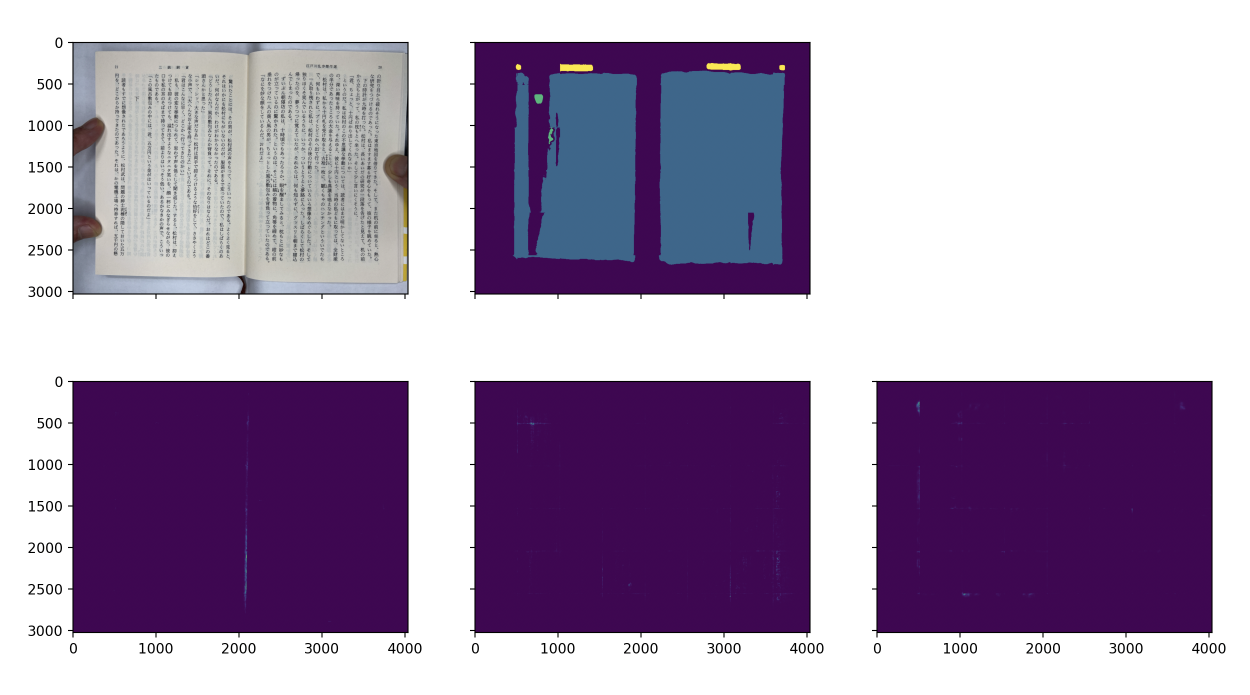
#> input picture pic/sample8.png, 2500 x 1390 px, given in place of out.png, which was not available (shown at 1/2 size)
$ python draw_deco.py out.png
#> lines starting #> are read from the running program, lines starting #| are printed output that depends on the picture; pictures that were not available may be replaced by others from this repository, and a replacement may not be noted
from PIL import Image, ImageDraw
import numpy as np
import matplotlib.pyplot as plt
from matplotlib.widgets import Slider, Button, RadioButtons
import sys, os

try:
    from pillow_heif import register_heif_opener
    register_heif_opener()
#> (this line was passed over: pillow_heif is not available in this run)
except ImportError:
    pass

if len(sys.argv) != 2:
    print("Usage: python draw_deco.py <target_file>")
    sys.exit(1)

target_file = sys.argv[1]

im0 = Image.open(target_file).convert('RGB')
im = np.array(im0)

def rgb_to_y(r, g, b):
    return 0.299 * r + 0.587 * g + 0.114 * b
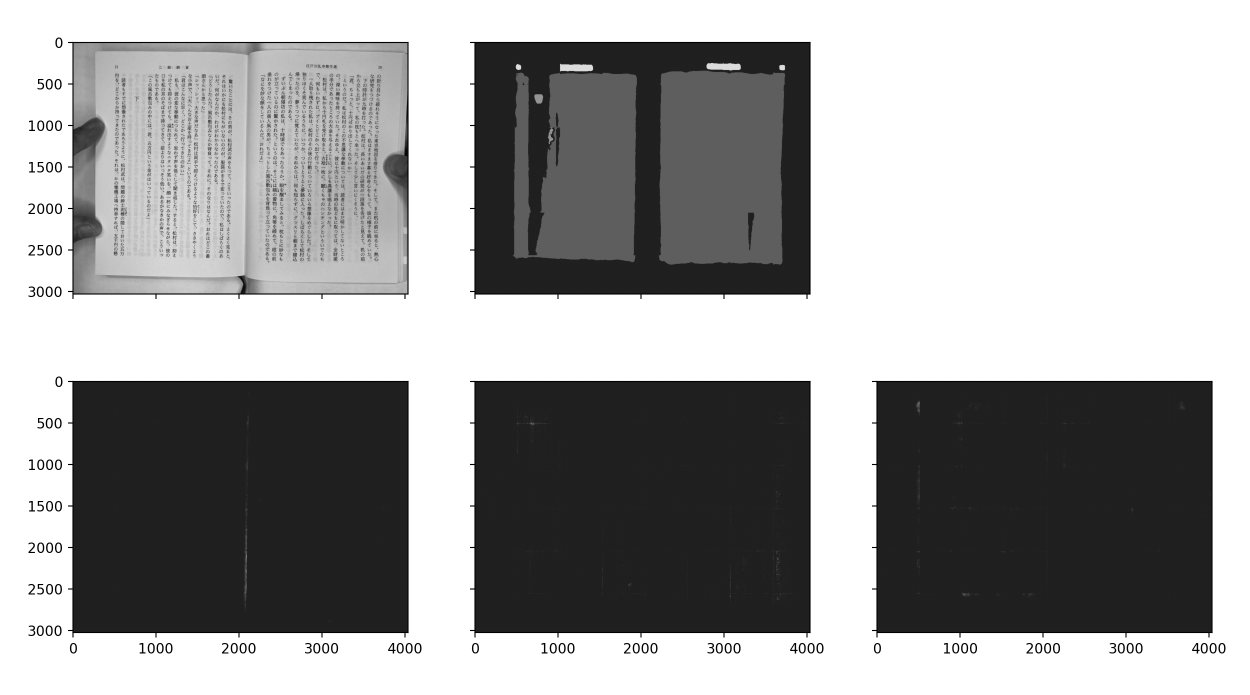
#> returned value: shape (1390, 2500) float64 (shown at 1/2 size); min 0, max 255, mean 161.8

im_y = rgb_to_y(im[:, :, 0], im[:, :, 1], im[:, :, 2])
if os.path.exists(target_file + '.decorate.png'):
    rimline0 = Image.open(target_file + '.decorate.png').convert('L')
    rim_map = np.array(rimline0) > 0
else:
    rim_map = np.zeros(im_y.shape, dtype=bool)
prev_rim_map = rim_map

fig = plt.figure("(Decorate) Space: save, u: undo")
grid = fig.add_gridspec(30, 10, left=0, right=1, top=1, bottom=0)
ax = fig.add_subplot(grid[2:, :])
ax_button = fig.add_subplot(grid[0, 0])
ax_button2 = fig.add_subplot(grid[0, 1])
ax_slider_y = fig.add_subplot(grid[0, 3:7])
ax_slider_dist = fig.add_subplot(grid[1, 3:7])
ax_radio = fig.add_subplot(grid[0:2, 8])
ax_button = Button(ax_button, 'Pen')
ax_button2 = Button(ax_button2, 'Fill')
ax_slider_y = Slider(ax_slider_y, 'Y threshold', 0, 255, valinit=50, valstep=1)
ax_slider_dist = Slider(ax_slider_dist, 'dist', 1, 25, valinit=1, valstep=1)
ax_radio = RadioButtons(ax_radio, ['range','high','low'])
fig2 = plt.figure()
ax2 = fig2.add_subplot(1, 1, 1, sharex=ax, sharey=ax)
ax.imshow(np.where(rim_map[:, :, None], [255, 0, 0], im))
ax2.imshow(rim_map)
pen_mode = True
rect_mode = False
line_points = []
closed = False

# [186 lines left out: functions drawimage, on_button_click, on_button2_click, on_press, onclick, not called in this run]

ax_button.on_clicked(on_button_click)
ax_button2.on_clicked(on_button2_click)

fig.canvas.mpl_connect('button_press_event', onclick)
fig.canvas.mpl_connect('key_press_event', on_press)

plt.show()
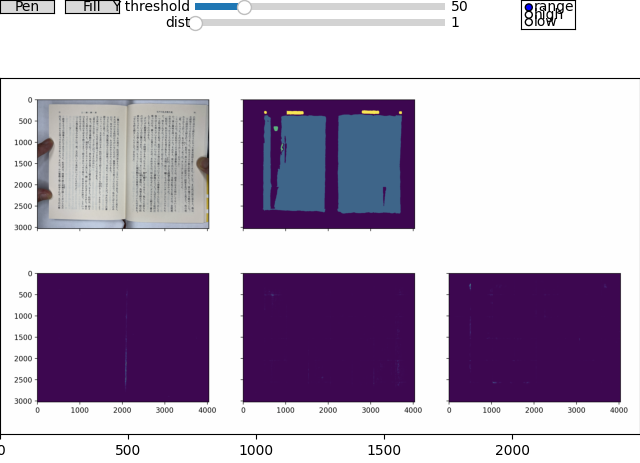
#> figure drawn by matplotlib, 4 panels
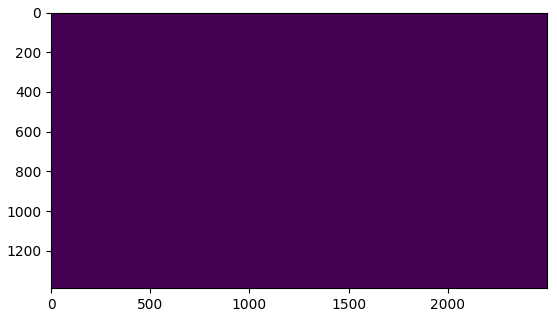
#> figure drawn by matplotlib, 1 panel
